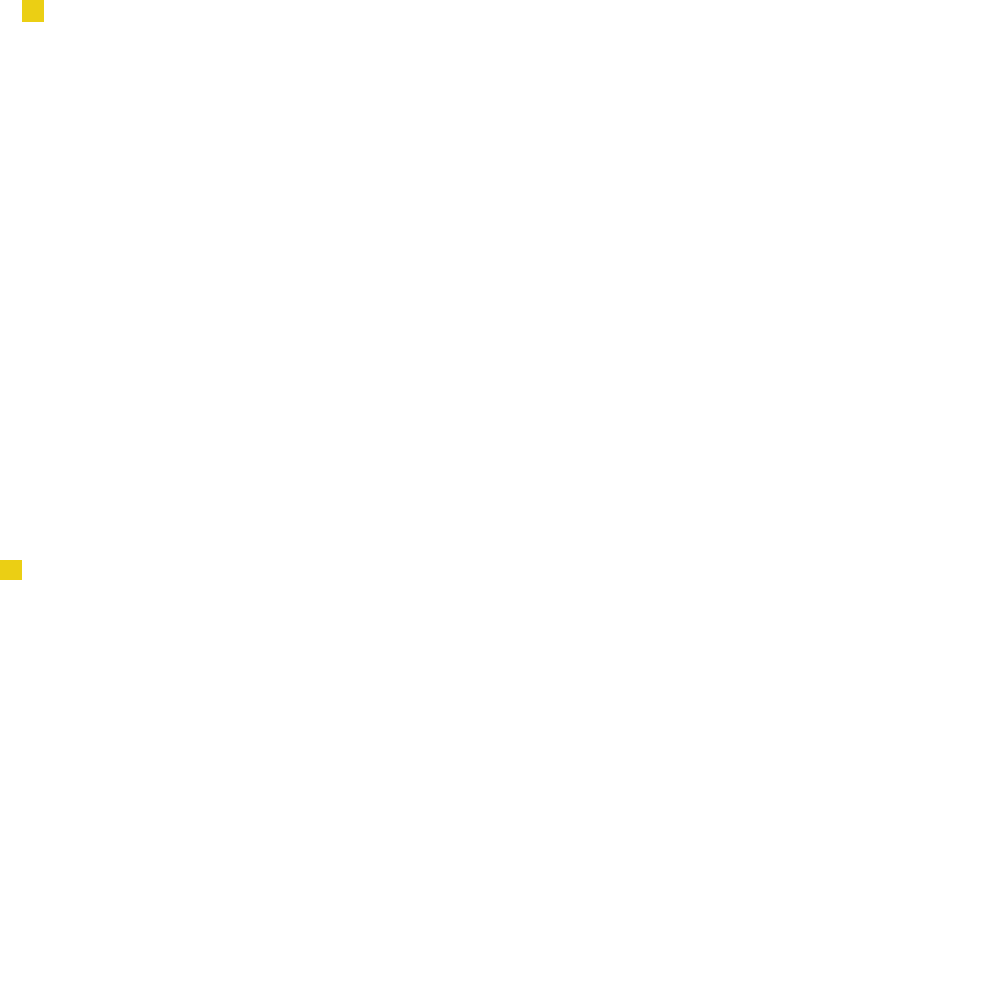
Frame 1 (no input)
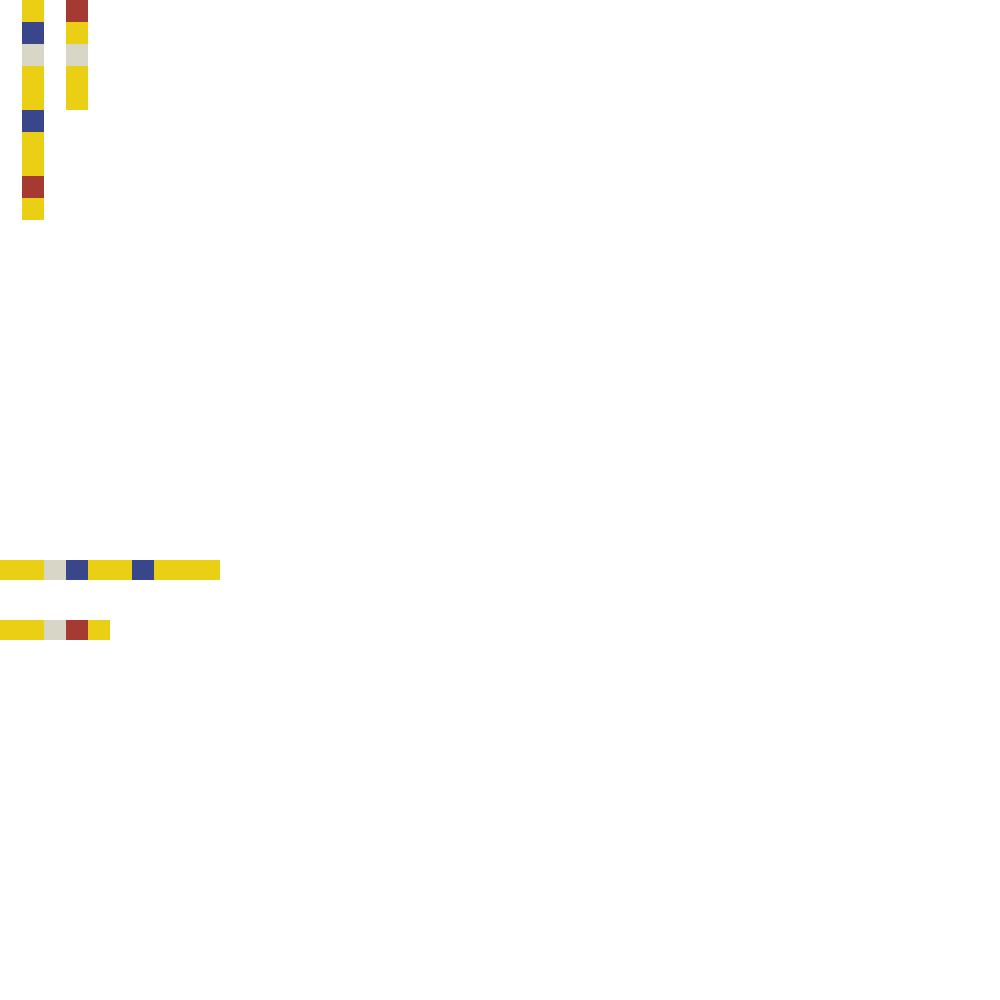
Frame 60 (no input)
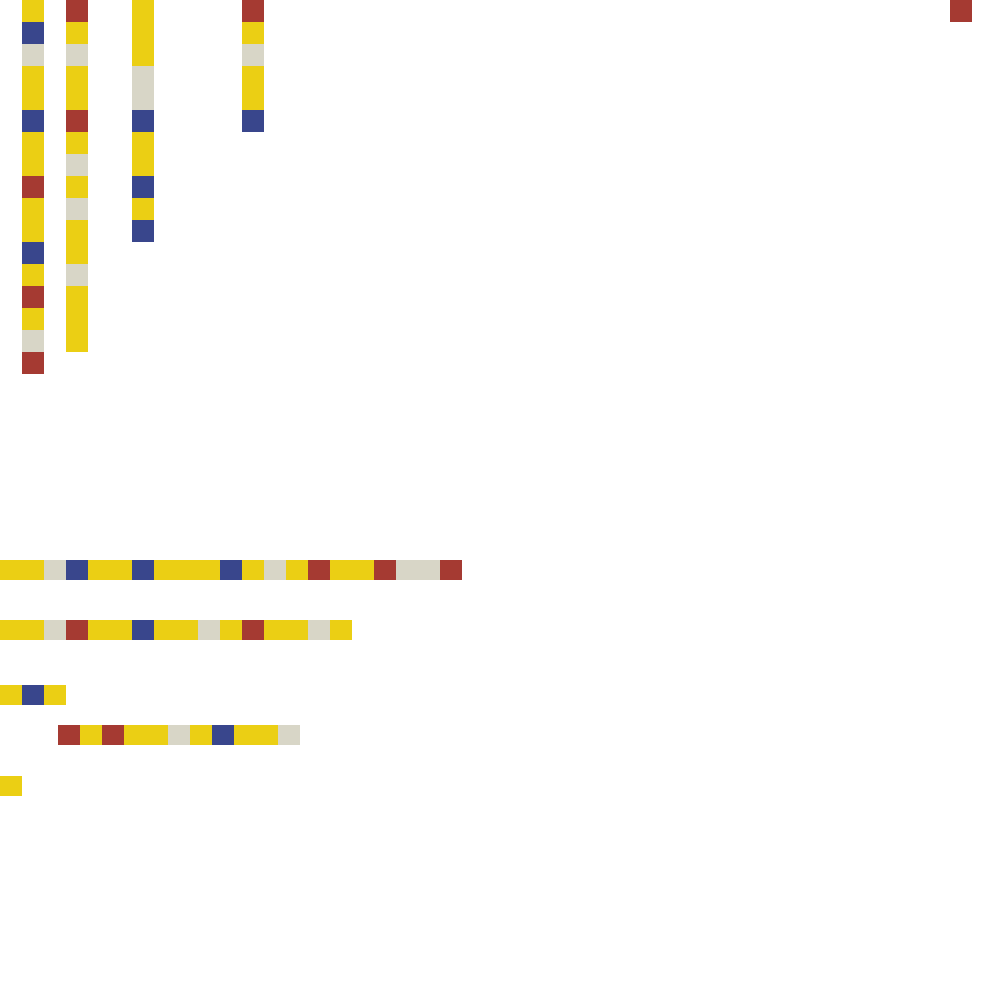
Frame 120 (the mouse pressed at the canvas centre since frame 60)

The p5.js sketch that drew these frames (run headless with seeded random() and noise() and a simulated clock; from frame 60 on, the mouse is pressed at the canvas centre):

// p5.js sketch
// ── sketch.js
let animationEndTime; // Time when the animation ends
let bigRectangleStartTime; // Time when the BigRectangle animation starts

class BigRectangle {
  constructor(x, y, width, height, color) {
    this.x = x;      // The x-coordinate of the rectangle
    this.y = y;      // The y-coordinate of the rectangle
    this.width = width;  // The width of the rectangle
    this.height = height; // The height of the rectangle
    this.color = color;  // The color of the rectangle
    this.baseX = x;     // Base x-coordinate for resizing
    this.baseY = y;     // Base y-coordinate for resizing
    this.baseWidth = width; // Base width for resizing
    this.baseHeight = height; // Base height for resizing
    this.pulseSpeed = random(0.01, 0.05); // Random pulse speed
    this.pulseOffset = random(TWO_PI); // Random pulse offset
  }

  // Method to resize the rectangle based on the new canvas size
  resize(canvasSize) {
    this.x = this.baseX * canvasSize;
    this.y = this.baseY * canvasSize;
    this.width = this.baseWidth * canvasSize;
    this.height = this.baseHeight * canvasSize;
  }

  // Method to display the rectangle with a pulsating effect
  display(animationEndTime) {
    let elapsedTime = millis();

    // 500ms delay between each rectangle appearance
    let delay = (bigRectangles.indexOf(this) + 1) * 500;

    if (elapsedTime > animationEndTime + delay) {
      fill(this.color);  // Set the fill color for the rectangle
      noStroke();        // Remove the stroke (outline) of the shape

      // Calculate pulsation effect
      // this sin(...) function this from CHATGPT and it creates a smooth value between -1 and 1.
      let pulse = sin((elapsedTime - animationEndTime) * this.pulseSpeed + this.pulseOffset) * 0.05 + 1;

      //slight varying dimensions (larger and smaller) based on the pulse value
      let pulsingWidth = this.width * pulse;
      let pulsingHeight = this.height * pulse;

      // Draw the rectangle with pulsating effect
      rect(this.x + (this.width - pulsingWidth) / 2, this.y + (this.height - pulsingHeight) / 2, pulsingWidth, pulsingHeight);  // Draw the rectangle
    }
  }
}

// A class of random rectangles intended to produce some sporadic effects to embellish.
class RandomRectangle {
  constructor(x, y, size, color, startAfter){
    this.x = x;
    this.y = y;
    this.size = size;
    this.color = color;
    this.startAfter = startAfter;
    this.resetAppearance();
  }

  resetAppearance(){
    let currentTime = millis();
    // Random appearance time within 1 second after big rectangles
    this.appearTime = this.startAfter + random(0, 1000);
    // Random disappearance time after appearance
    this.disappearTime = this.appearTime + random(500, 1500);
    console.log(`Rectangle at (${this.x}, ${this.y}) will appear at ${this.appearTime} and disappear at ${this.disappearTime}`);
  }

  display(){
    let elapsedTime = millis();
    if (elapsedTime > this.appearTime && elapsedTime < this.disappearTime) {
      fill(this.color);  // Set the fill color for the rectangle
      noStroke();        // Remove the stroke (outline) of the shape
      rect(this.x, this.y, this.size, this.size);  // Draw the rectangle
    } else if (elapsedTime > this.disappearTime) {
      // Reset appearance times to create continuous appearance and disappearance.
      this.resetAppearance();
    }
  }
}


// Initialize an empty array to store big rectangle
let bigRectangles = [];

// Initialize an empty array to store random rectangle
let randomRectangles = [];

// Define color variables in hexadecimal format
let yellow = '#EBCF14';
let red = '#A53A32';
let blue = '#39468C';
let grey = '#D8D6C7';

let rowStartTime, colStartTime;

// The setup function to initialize the canvas and create rectangle objects
function setup() {
  let canvasSize = min(windowWidth, windowHeight);  // Set the canvas size to the smaller dimension of the window
  createCanvas(canvasSize, canvasSize);            // Create a square canvas

  rowStartTime = millis(); // Initialize row animation start time
  colStartTime = millis(); // Initialize column animation start time

  //Calculate the end time of the animation.
  //After all the drawRow and drawColumn animations have finished, the BigRectangle class will start pulsing.
  animationEndTime = rowStartTime + 6500 + 100 * 49;

  bigRectangleStartTime = animationEndTime + 200; // Start BigRectangle animation 200ms after the end of row/column animations

  // Start RandomRectangle animation after all BigRectangles have appeared
  let randomRectangleStartTime = bigRectangleStartTime + 500 * 36;

  // Create random rectangles
  for (let i = 0; i < 50; i++) {
    let x = random(width);
    let y = random(height);
    let size = random(10, 20);
    let color = random([yellow, red, blue, grey]);

    //Set random rectangles
    randomRectangles.push(new RandomRectangle(x, y, size, color, randomRectangleStartTime));
  }

  // Set big rectangle, Layer them on the canvas from largest to smallest.
  bigRectangles.push(new BigRectangle(0.868, 0.22, 0.066, 0.066, red));
  bigRectangles.push(new BigRectangle(0.648, 0.198, 0.088, 0.165, blue));
  bigRectangles.push(new BigRectangle(0.087, 0.66, 0.066, 0.066, blue));
  bigRectangles.push(new BigRectangle(0.154, 0.770, 0.088, 0.088, yellow));
  bigRectangles.push(new BigRectangle(0.185, 0.793, 0.022, 0.022, grey));
  bigRectangles.push(new BigRectangle(0.846, 0.666, 0.066, 0.066, blue));
  bigRectangles.push(new BigRectangle(0.846, 0.732, 0.066, 0.033, yellow));
  bigRectangles.push(new BigRectangle(0.846, 0.765, 0.066, 0.035, red));
  bigRectangles.push(new BigRectangle(0.154, 0.088, 0.088, 0.022, yellow));
  bigRectangles.push(new BigRectangle(0.868, 0.21, 0.066, 0.066, red));
  bigRectangles.push(new BigRectangle(0.648, 0.198, 0.088, 0.165, blue));
  bigRectangles.push(new BigRectangle(0.352, 0.374, 0.065, 0.187, yellow));
  bigRectangles.push(new BigRectangle(0.692, 0.462, 0.088, 0.1, red));
  bigRectangles.push(new BigRectangle(0.176, 0.358, 0.044, 0.088, yellow));
  bigRectangles.push(new BigRectangle(0.286, 0.07, 0.066, 0.11, red));
  bigRectangles.push(new BigRectangle(0.176, 0.066, 0.044, 0.11, red));
  bigRectangles.push(new BigRectangle(0.286, 0.154, 0.066, 0.028, grey));
  bigRectangles.push(new BigRectangle(0.3, 0.099, 0.033, 0.033, grey));
  bigRectangles.push(new BigRectangle(0.352, 0.44, 0.066, 0.022, grey));
  bigRectangles.push(new BigRectangle(0.352, 0.487, 0.066, 0.044, grey));
  bigRectangles.push(new BigRectangle(0.176, 0.11, 0.044, 0.022, grey));
  bigRectangles.push(new BigRectangle(0.187, 0.396, 0.022, 0.022, grey));
  bigRectangles.push(new BigRectangle(0.286, 0.456, 0.044, 0.11, blue));
  bigRectangles.push(new BigRectangle(0.286, 0.456, 0.044, 0.022, yellow));
  bigRectangles.push(new BigRectangle(0.297, 0.5, 0.022, 0.022, yellow));
  bigRectangles.push(new BigRectangle(0.648, 0.264, 0.088, 0.066, red));
  bigRectangles.push(new BigRectangle(0.67, 0.275, 0.044, 0.033, yellow));
  bigRectangles.push(new BigRectangle(0.714, 0.502, 0.044, 0.033, grey));
  bigRectangles.push(new BigRectangle(0.692, 0.58, 0.088, 0.04, grey));
  bigRectangles.push(new BigRectangle(0.846, 0.502, 0.105, 0.04, yellow));
  bigRectangles.push(new BigRectangle(0.888, 0.502, 0.022, 0.04, red));
  bigRectangles.push(new BigRectangle(0.088, 0.22, 0.045, 0.045, blue));
  bigRectangles.push(new BigRectangle(0.89, 0.11, 0.06, 0.047, blue));
  bigRectangles.push(new BigRectangle(0.154, 0.265, 0.088, 0.075, yellow));
  bigRectangles.push(new BigRectangle(0.181, 0.287, 0.035, 0.035, grey));
  bigRectangles.push(new BigRectangle(0.381, 0.946, 0.066, 0.044, red));

  // Resize all big rectangles to fit the current canvas size
  bigRectangles.forEach(rectangle => rectangle.resize(canvasSize));
}

// The draw function that gets called repeatedly to draw the content on the canvas
function draw() {
  // Set canvas size and clear the background
  let canvasSize = min(windowWidth, windowHeight);
  resizeCanvas(canvasSize, canvasSize);
  background(255);

  // Define the size ratio of small squares to the canvas
  let rectWidth = canvasSize * 0.022;
  let rectHeight = canvasSize * 0.02;

  //Draw rows and columns
  translate(0, canvasSize * 0.56);
  noStroke();
  drawRow(0, 0, rectWidth, rectHeight,
    [yellow, yellow, grey, blue, yellow, yellow, blue, yellow, yellow, yellow, blue, yellow, grey, yellow, red, yellow, yellow, red,
      grey, grey, red, yellow, yellow, grey, yellow, grey, yellow, yellow, yellow, red, yellow, blue, grey, grey, blue, yellow, yellow, red,
      yellow, yellow, yellow, blue, grey, red, yellow, yellow], rowStartTime);
  drawRow(0, canvasSize * 0.06, rectWidth, rectHeight,
    [yellow, yellow, grey, red, yellow, yellow, blue, yellow, yellow, grey, yellow, red, yellow, yellow, grey, yellow, yellow, blue, yellow,
      yellow, red, yellow, yellow, blue, yellow, yellow, grey, yellow, grey, yellow, yellow, grey, yellow, blue, yellow, blue, yellow,
      yellow, blue, yellow, yellow, yellow, red, grey, yellow, red], rowStartTime + 500);
  drawRow(canvasSize * 0.058, canvasSize * 0.165, rectWidth, rectHeight,
    [red, yellow, red, yellow, yellow, grey, yellow, blue, yellow, yellow, grey, yellow, yellow, blue, yellow, red, yellow, blue, yellow,
      grey, red, grey], rowStartTime + 1000);
  drawRow(0, canvasSize * 0.125, rectWidth, rectHeight,
    [yellow, blue, yellow], rowStartTime + 1500);
  drawRow(0, canvasSize * 0.216, rectWidth, rectHeight,
    [yellow, blue, yellow], rowStartTime + 2000);
  drawRow(0, canvasSize * 0.295, rectWidth, rectHeight,
    [yellow, grey, yellow, blue, yellow, blue, yellow, yellow, red, grey, blue, yellow, yellow, yellow, grey, yellow, yellow, blue, yellow,
      red, yellow, blue, yellow, red, yellow, blue, yellow, red, yellow, blue, yellow, red, yellow, blue, yellow, yellow, grey, yellow,
      yellow, red, yellow, yellow, blue, yellow, yellow, red, yellow], rowStartTime + 2500);
  drawRow(0, canvasSize * 0.386, rectWidth, rectHeight,
    [yellow, yellow, grey, red, yellow, yellow, blue, yellow, yellow, red, yellow, blue, yellow, yellow, yellow, grey, yellow, grey, yellow,
      blue, yellow, blue, yellow, yellow, grey, yellow, grey, yellow, red, yellow, blue, yellow, blue, yellow, yellow, grey, yellow, yellow,
      yellow, blue, yellow, yellow, red, yellow, yellow, red, yellow], rowStartTime + 3000);
  drawRow(0, canvasSize * 0.325, rectWidth, rectHeight,
    [yellow, red, yellow], rowStartTime + 3500);
  drawRow(canvasSize * 0.838, canvasSize * 0.24, rectWidth, rectHeight,
    [blue, yellow, yellow, grey, yellow, red], rowStartTime + 4000);


  // the first row
  drawRow(0, canvasSize * -0.51, rectWidth, rectHeight * 1.02,
    [yellow, blue, yellow, yellow, yellow, yellow, yellow, blue, yellow, grey, yellow, yellow, yellow, yellow, yellow, grey, yellow,
      yellow, yellow, yellow, yellow, yellow, yellow, yellow, grey, yellow, grey, yellow, grey, yellow, yellow, yellow, yellow, yellow,
      grey, grey, yellow, yellow, yellow, grey, blue, yellow, grey, yellow, blue, grey, yellow, grey], rowStartTime + 4500);

  // the second row
  drawRow(0, canvasSize * -0.38, rectWidth, rectHeight,
    [yellow, red, yellow, yellow, yellow, blue, yellow, grey, grey, red, yellow, grey, yellow, blue, yellow, grey, yellow, yellow,
      yellow, yellow, yellow, grey, grey, blue, yellow, red, grey, grey, yellow, yellow, yellow, yellow, grey, grey, yellow,
      yellow, yellow, grey, grey, grey, red, yellow, yellow, grey, blue, yellow], rowStartTime + 5000);

  // the third row
  drawRow(0, canvasSize * -0.2, rectWidth, rectHeight,
    [yellow, red, yellow, blue, yellow, grey, red, yellow, yellow, grey, blue, yellow, yellow, grey, yellow, blue, yellow, yellow, yellow,
      red, yellow, yellow, blue, yellow, yellow, red, yellow, blue, yellow, yellow, red, yellow, yellow, yellow, red, yellow, yellow, yellow,
      yellow, blue, yellow, blue, yellow, red, yellow, grey, blue, grey, yellow], rowStartTime + 5500);

  // the fourth row
  drawRow(0, canvasSize * -0.12, rectWidth, rectHeight,
    [yellow, red, grey, blue, yellow, yellow, red, grey, yellow, yellow, grey, blue, yellow, yellow, red, grey, grey, yellow, yellow, red,
      grey, grey, grey, grey, blue, yellow, yellow, grey, yellow, grey, yellow, yellow, red, grey, yellow, grey, yellow, yellow, blue, yellow,
      yellow, yellow, red, yellow, yellow, grey, red, yellow, red, grey], rowStartTime + 6000);

  //column
  translate(0, (-canvasSize * 0.56));

  let rectNewHeight = canvasSize * 0.022;
  // first column from the left
  drawColumn(canvasSize * 0.022, 0, rectWidth, rectNewHeight,
    [yellow, blue, grey, yellow, yellow, blue, yellow, yellow, red, yellow, yellow, blue, yellow, red, yellow, grey, red], colStartTime);
  // second column from the left
  drawColumn(canvasSize * 0.066, 0, rectWidth, rectNewHeight,
    [red, yellow, grey, yellow, yellow, red, yellow, grey, yellow, grey, yellow, yellow, grey, yellow, yellow, yellow, yellow, blue, yellow, yellow, blue, red, yellow, yellow, grey, blue, yellow, yellow, red, yellow, grey, red, grey, red, yellow, red, grey, yellow, yellow, blue, grey, yellow, grey, red, yellow, yellow], colStartTime + 500);
  // third column from the left
  drawColumn(canvasSize * 0.132, 0, rectWidth, rectNewHeight,
    [yellow, yellow, yellow, grey, grey, blue, yellow, yellow, blue, yellow, blue, blue, yellow, red, grey, grey, blue, grey, blue, grey, red, yellow, blue, yellow, yellow, blue, yellow, yellow, blue, yellow, yellow, blue, blue, red, yellow, blue, grey, red, yellow, blue, grey, blue, grey, blue], colStartTime + 1000);
  // forth column from the left
  drawColumn(canvasSize * 0.242, 0, rectWidth, rectNewHeight,
    [red, yellow, grey, yellow, yellow, blue, yellow, blue, yellow, grey, yellow, blue, yellow, red, yellow, grey, yellow, blue, grey, yellow, blue, grey, yellow, grey, yellow, yellow, blue, yellow, red, yellow, grey, yellow, yellow, blue, yellow, red, grey, yellow, grey, blue, grey, red, yellow, blue, yellow, yellow], colStartTime + 1500);

  // first column from the right
  drawColumn(canvasSize * 0.95, 0, rectWidth, rectNewHeight,
    [red, yellow, red, grey, yellow, red, yellow, grey, blue, grey, yellow, blue, grey, yellow, red, yellow, grey, yellow, yellow, grey, red, yellow, blue, grey, yellow, red, yellow, grey, yellow, grey, yellow, yellow, red, grey, blue, yellow, yellow, red, yellow, red, yellow, grey, yellow, yellow, red, yellow, yellow], colStartTime + 2000);
  // second column from the right
  drawColumn(canvasSize * 0.912, 0, rectWidth, rectNewHeight,
    [yellow, blue, grey, yellow, grey, blue, blue], colStartTime + 2500);
  drawColumn(canvasSize * 0.912, canvasSize * 0.179, rectWidth, rectNewHeight * 0.98,
    [yellow, grey, red, red, red, grey, yellow, grey, yellow, grey, yellow, yellow, red], colStartTime + 3000);
  drawColumn(canvasSize * 0.912, canvasSize * 0.64, rectWidth, rectNewHeight,
    [red, grey, yellow, yellow, grey, grey, blue, yellow, yellow, grey], colStartTime + 3500);
  // third column
  drawColumn(canvasSize * 0.868, 0, rectWidth, rectNewHeight * 0.96,
    [red, grey, blue, grey, yellow, red, yellow, grey, yellow, grey, red, red, red, grey, yellow, blue, yellow, red], colStartTime + 4000);

  // fourth column
  drawColumn(canvasSize * 0.824, 0, rectWidth, rectNewHeight,
    [yellow, blue, grey, yellow, yellow, yellow, blue, yellow, blue, yellow, yellow, red, yellow, yellow, grey, blue, yellow, blue, yellow, grey, red, yellow, yellow, blue, yellow, red, yellow, grey, blue, grey, yellow, yellow, red, grey, blue, yellow, yellow, red, grey, blue, yellow, yellow, blue, yellow, red, yellow, grey, yellow, yellow, blue, grey, yellow], colStartTime + 4500);

  // fifth column
  drawColumn(canvasSize * 0.52, 0, rectWidth, rectNewHeight,
    [yellow, grey, red, yellow, grey, yellow, grey, red, grey, yellow, red, yellow, grey, yellow, grey, yellow, blue], colStartTime + 5000);
  drawColumn(canvasSize * 0.52, canvasSize * 0.465, rectWidth, rectNewHeight,
    [grey, yellow, yellow, blue, yellow, yellow, red, grey, yellow, yellow, grey, blue, yellow, grey, yellow, grey, yellow, yellow, red, grey, yellow, red, grey, yellow, yellow, blue, grey, yellow, yellow], colStartTime + 5500);

  // sixth column
  drawColumn(canvasSize * 0.472, 0, rectWidth, rectNewHeight,
    [red, yellow, grey, yellow, blue, red, yellow, blue, yellow, red, grey, yellow, yellow, blue, yellow, red, grey, blue, yellow, grey, yellow, red, yellow, yellow, grey, yellow, red, grey, red, grey, yellow, grey, yellow, blue, yellow, yellow, red, blue, grey, yellow, red, grey, yellow], colStartTime + 6000);

  // inner column
  drawColumn(canvasSize * 0.592, canvasSize * 0.465, rectWidth, rectNewHeight,
    [yellow, yellow, grey, yellow, red, yellow, red], colStartTime + 6500);


  // Display all the big rectangles by iterating over the array and resizing them
  bigRectangles.forEach(rectangle => {
    rectangle.resize(canvasSize);
    rectangle.display(bigRectangleStartTime);
  });

  // Display random rectangles only after big rectangles have appeared
  if (millis() > bigRectangleStartTime + 500 * bigRectangles.length) {
    randomRectangles.forEach(rectangle => rectangle.display());
  }
}

// Function to draw a row of colored squares with time-based animation
function drawRow(x, y, w, h, colors, startTime) {
  let elapsedTime = millis() - startTime;
  for (let i = 0; i < colors.length; i++) {
    let delay = i * 100; // 100ms delay between each square
    if (elapsedTime > delay) {
      fill(colors[i]);  // Set the fill color for the square
      rect(x + i * w, y, w, h);  // Draw the square
    }
  }
}

// Function to draw a column of colored squares with time-based animation
function drawColumn(x, y, w, h, colors, startTime) {
  let elapsedTime = millis() - startTime;
  for (let i = 0; i < colors.length; i++) {
    let delay = i * 100; // 100ms delay between each square
    if (elapsedTime > delay) {
      fill(colors[i]);  // Set the fill color for the square
      rect(x, y + i * h, w, h);  // Draw the square
    }
  }
}

// Adjust canvas size when window is resized
function windowResized() {
  let canvasSize = min(windowWidth, windowHeight);
  resizeCanvas(canvasSize, canvasSize);
  draw(); // redraw the canvas after resizing
}
